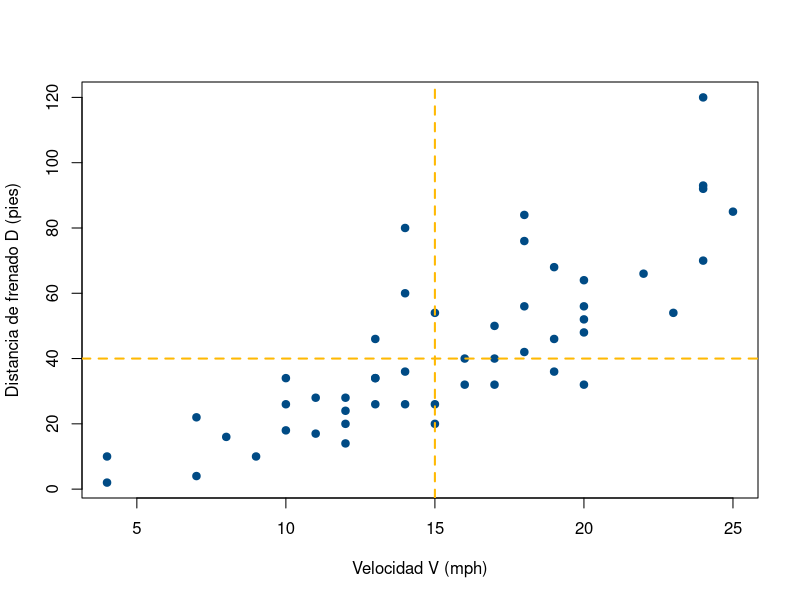
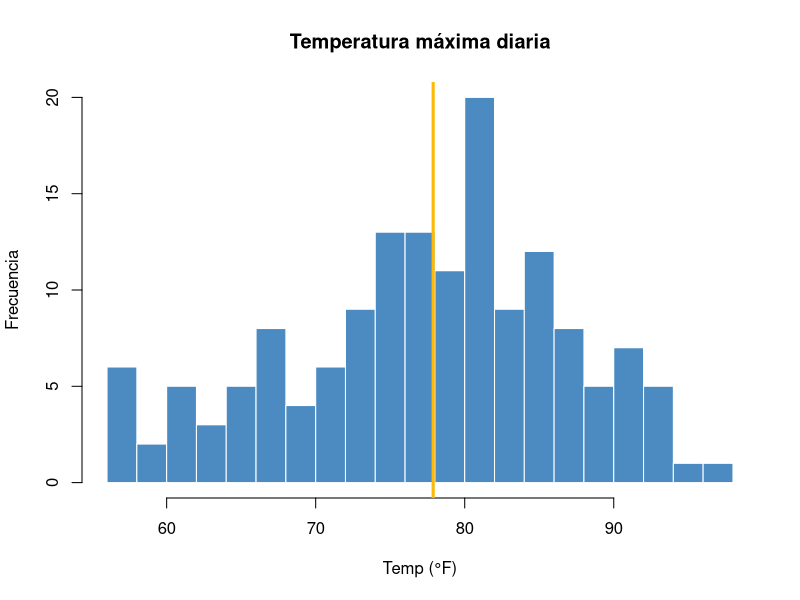
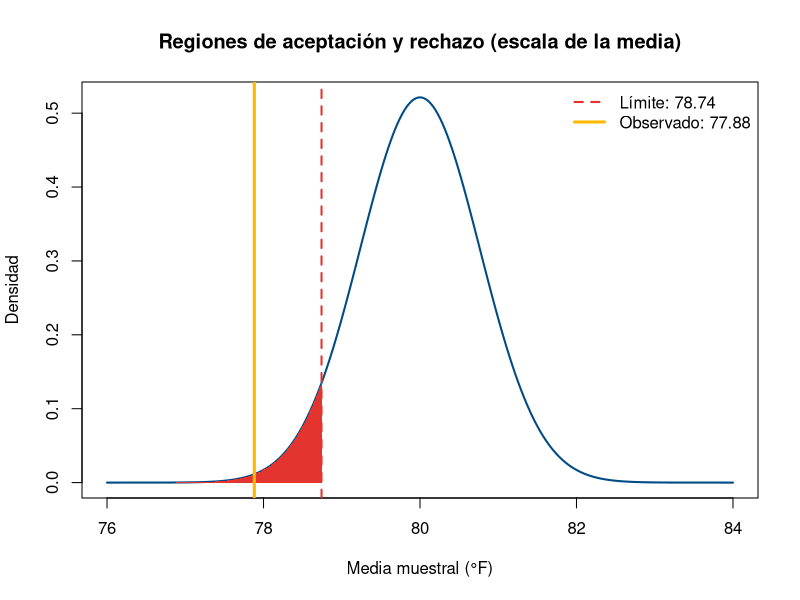
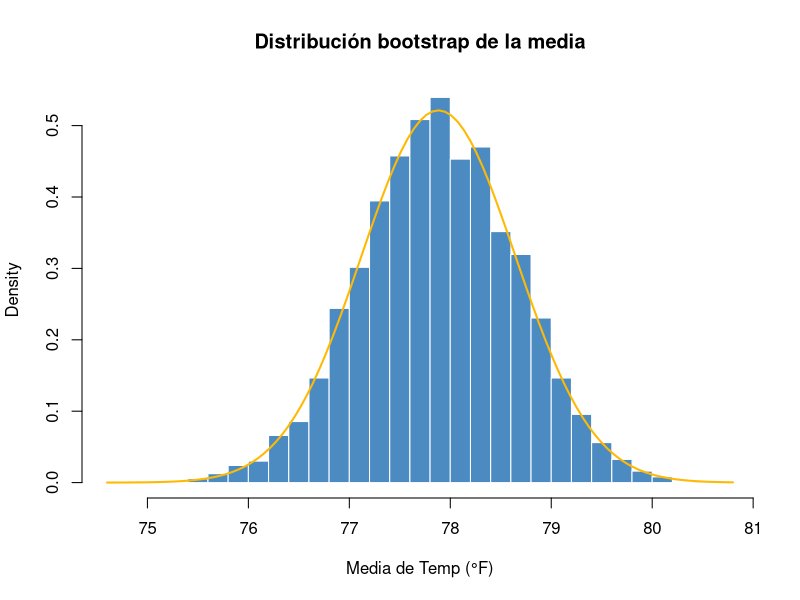

The R source for these figures, in order:
## ---- chunk 1
data("airquality")     # carga la base en la memoria de R
head(airquality)       # primeras 6 filas
str(airquality)        # tipo de cada variable y número de observaciones
summary(airquality)    # mínimo, cuartiles, media, máximo y datos faltantes (NA's)
## ---- chunk 2
data("mtcars")
tabla_abs <- table(cyl = mtcars$cyl, am = mtcars$am)
tabla_abs
## ---- chunk 3
p_conj <- prop.table(tabla_abs)   # divide cada celda por el total (32)
round(p_conj, 4)
## ---- chunk 4
p_X <- rowSums(p_conj)   # marginal de X (suma de cada fila)
p_Y <- colSums(p_conj)   # marginal de Y (suma de cada columna)
p_X
p_Y

addmargins(p_conj)       # la tabla completa con los totales al margen
## ---- chunk 5
# Forma 1: aplicando la fórmula directamente
p_conj[, "1"] / p_Y["1"]

# Forma 2: prop.table con margin = 2 divide cada COLUMNA por su total
round(prop.table(tabla_abs, margin = 2), 4)
## ---- chunk 6
producto <- outer(p_X, p_Y)   # tabla que tendríamos SI fueran independientes
round(producto, 4)

p_conj["8", "1"]              # lo observado
producto["8", "1"]            # lo esperado bajo independencia
## ---- chunk 7
x <- as.numeric(rownames(p_conj))   # valores de X: 4, 6, 8
y <- as.numeric(colnames(p_conj))   # valores de Y: 0, 1

EX  <- sum(x * p_X)
EY  <- sum(y * p_Y)
EXY <- sum(outer(x, y) * p_conj)    # outer(x, y) arma la tabla de productos x*y

c(EX = EX, EY = EY, EXY = EXY)
## ---- chunk 8
cov_XY <- EXY - EX * EY
VX <- sum(x^2 * p_X) - EX^2
VY <- sum(y^2 * p_Y) - EY^2
rho <- cov_XY / sqrt(VX * VY)

c(cov = cov_XY, rho = rho)
## ---- chunk 9
cov(mtcars$cyl, mtcars$am)   # -0.4657
cor(mtcars$cyl, mtcars$am)   # -0.5226  (esta sí coincide)
## ---- chunk 10
p_X_dado_Y1 <- p_conj[, "1"] / p_Y["1"]
sum(x * p_X_dado_Y1)    # E(X | Y = 1)
## ---- chunk 11
# 1. Pasar la tabla a "formato largo": una fila por celda
celdas <- expand.grid(x = x, y = y)    # todas las combinaciones (x, y)
celdas$p <- as.vector(p_conj)          # su probabilidad (mismo orden)
celdas

# 2. Elegir 100 000 celdas al azar con esas probabilidades
set.seed(1)
idx <- sample(1:nrow(celdas), size = 1e5, replace = TRUE, prob = celdas$p)
X_sim <- celdas$x[idx]
Y_sim <- celdas$y[idx]

# 3. Covarianza "tipo tabla" de los datos simulados
mean(X_sim * Y_sim) - mean(X_sim) * mean(Y_sim)   # debe acercarse a -0.4512
## ---- chunk 12
#| fig-cap: "Cada punto es una prueba de frenado. Las líneas punteadas marcan V = 15 y D = 40."
data("cars")
plot(cars$speed, cars$dist,
     pch = 19, col = "#004B85",
     xlab = "Velocidad V (mph)",
     ylab = "Distancia de frenado D (pies)")
abline(v = 15, h = 40, lty = 2, col = "#FFB903", lwd = 2)
## ---- chunk 13
A <- cars$speed > 15   # evento V > 15
B <- cars$dist > 40    # evento D > 40

c(P_V_mayor15  = mean(A),         # marginal
  P_D_mayor40  = mean(B),         # marginal
  P_conjunta   = mean(A & B),     # conjunta: ambos a la vez
  P_producto   = mean(A) * mean(B))

table(V_mayor_15 = A, D_mayor_40 = B)   # conteos de las 4 regiones
## ---- chunk 14
mean(B[A])     # P(D > 40 | V > 15): solo entre los autos rápidos
mean(B[!A])    # P(D > 40 | V <= 15): solo entre los autos lentos
## ---- chunk 15
#| fig-cap: "Temperatura máxima diaria en Nueva York, mayo a septiembre de 1973."
data("airquality")
temp <- airquality$Temp

hist(temp, breaks = 20, col = "#4B8BC2", border = "white",
     main = "Temperatura máxima diaria",
     xlab = "Temp (°F)", ylab = "Frecuencia")
abline(v = mean(temp), col = "#FFB903", lwd = 3)
## ---- chunk 16
n    <- length(temp)     # tamaño de muestra
xbar <- mean(temp)       # media muestral
s    <- sd(temp)         # desviación estándar muestral (divide por n - 1)
ee   <- s / sqrt(n)      # error estándar de la media

c(n = n, xbar = xbar, s = s, ee = ee)
## ---- chunk 17
alpha  <- 0.10
z_crit <- qnorm(1 - alpha/2)     # qnorm(0.95) = 1.645
margen <- z_crit * ee

c(z_crit = z_crit, margen = margen,
  inferior = xbar - margen, superior = xbar + margen)
## ---- chunk 18
t.test(temp, conf.level = 0.90)$conf.int
## ---- chunk 19
mu0   <- 80
z_obs <- (xbar - mu0) / ee
z_obs
## ---- chunk 20
z_limite <- qnorm(0.05)   # -1.645: deja 0.05 a la IZQUIERDA
z_limite
## ---- chunk 21
xbar_limite <- mu0 + z_limite * ee
xbar_limite
## ---- chunk 22
#| fig-cap: "Distribución de la media muestral si H0 fuera cierta (μ = 80). La región de rechazo (rojo) está a la izquierda de 78.74; la media observada (77.88) cae dentro de ella."
curve(dnorm(x, mean = mu0, sd = ee), from = 76, to = 84, n = 500,
      lwd = 2, col = "#004B85",
      xlab = "Media muestral (°F)", ylab = "Densidad",
      main = "Regiones de aceptación y rechazo (escala de la media)")

# Sombrear la región de rechazo
x_rech <- seq(76, xbar_limite, length.out = 200)
polygon(c(76, x_rech, xbar_limite), c(0, dnorm(x_rech, mu0, ee), 0),
        col = "#E3342F", border = NA)

abline(v = xbar_limite, lty = 2, lwd = 2, col = "#E3342F")   # límite
abline(v = xbar, lwd = 3, col = "#FFB903")                   # observado
legend("topright", bty = "n",
       legend = c("Límite: 78.74", "Observado: 77.88"),
       col = c("#E3342F", "#FFB903"), lty = c(2, 1), lwd = c(2, 3))
## ---- chunk 23
t.test(temp, mu = 80, alternative = "less")
## ---- chunk 24
#| fig-cap: "10 000 medias bootstrap: aunque los datos son asimétricos, la media se distribuye como una campana (TCL)."
set.seed(2026)
medias_boot <- replicate(10000, mean(sample(temp, n, replace = TRUE)))

hist(medias_boot, breaks = 40, freq = FALSE, col = "#4B8BC2", border = "white",
     main = "Distribución bootstrap de la media", xlab = "Media de Temp (°F)")
curve(dnorm(x, mean = xbar, sd = ee), add = TRUE, lwd = 2, col = "#FFB903")

quantile(medias_boot, c(0.05, 0.95))   # IC bootstrap del 90%: ~ (76.63, 79.14)
## ---- chunk 25
data("sleep")
g1 <- sleep$extra[sleep$group == 1]   # filtrar solo el medicamento 1
g1

n1 <- length(g1); xbar1 <- mean(g1); s1 <- sd(g1)
c(n = n1, xbar = xbar1, s = s1)
## ---- chunk 26
t_crit <- qt(0.975, df = n1 - 1)
c(t_crit = t_crit,
  inferior = xbar1 - t_crit * s1 / sqrt(n1),
  superior = xbar1 + t_crit * s1 / sqrt(n1))

t.test(g1, conf.level = 0.95)$conf.int   # verificación
## ---- chunk 27
t_obs <- (xbar1 - 0) / (s1 / sqrt(n1))
t_lim <- qt(0.95, df = n1 - 1)       # cola DERECHA: deja 0.05 a la derecha
c(t_obs = t_obs, t_limite = t_lim)

t.test(g1, mu = 0, alternative = "greater")   # verificación (valor P = 0.109)
